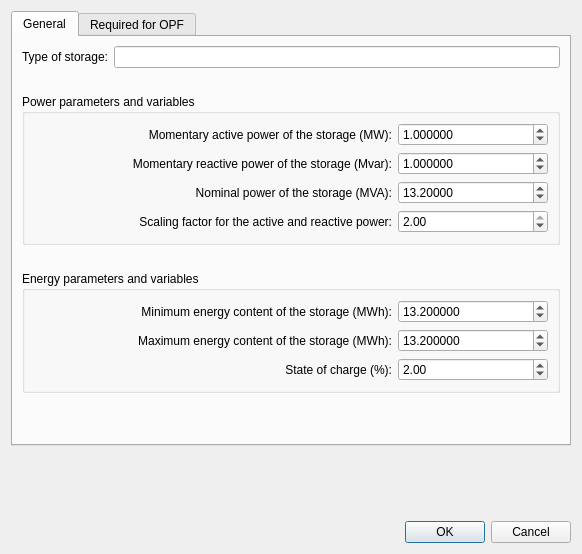
<?xml version="1.0" encoding="UTF-8"?>
<ui version="4.0">
 <class>Dialog</class>
 <widget class="QDialog" name="Dialog">
  <property name="geometry">
   <rect>
    <x>0</x>
    <y>0</y>
    <width>582</width>
    <height>554</height>
   </rect>
  </property>
  <property name="minimumSize">
   <size>
    <width>582</width>
    <height>554</height>
   </size>
  </property>
  <property name="maximumSize">
   <size>
    <width>582</width>
    <height>554</height>
   </size>
  </property>
  <property name="sizeIncrement">
   <size>
    <width>0</width>
    <height>449</height>
   </size>
  </property>
  <property name="windowTitle">
   <string>Dialog</string>
  </property>
  <layout class="QVBoxLayout" name="verticalLayout">
   <item>
    <widget class="QTabWidget" name="tabWidget">
     <property name="currentIndex">
      <number>0</number>
     </property>
     <widget class="QWidget" name="tab_3">
      <attribute name="title">
       <string>General</string>
      </attribute>
      <layout class="QVBoxLayout" name="verticalLayout_2">
       <item>
        <layout class="QHBoxLayout" name="horizontalLayout_2">
         <item>
          <widget class="QLabel" name="label_2">
           <property name="text">
            <string>Type of storage:</string>
           </property>
          </widget>
         </item>
         <item>
          <widget class="QLineEdit" name="type">
           <property name="text">
            <string/>
           </property>
          </widget>
         </item>
        </layout>
       </item>
       <item>
        <spacer name="verticalSpacer_3">
         <property name="orientation">
          <enum>Qt::Vertical</enum>
         </property>
         <property name="sizeType">
          <enum>QSizePolicy::Fixed</enum>
         </property>
         <property name="sizeHint" stdset="0">
          <size>
           <width>20</width>
           <height>20</height>
          </size>
         </property>
        </spacer>
       </item>
       <item>
        <widget class="QGroupBox" name="groupBox">
         <property name="title">
          <string>Power parameters and variables</string>
         </property>
         <layout class="QVBoxLayout" name="verticalLayout_3">
          <item>
           <layout class="QHBoxLayout" name="horizontalLayout_5">
            <item>
             <spacer name="horizontalSpacer_5">
              <property name="orientation">
               <enum>Qt::Horizontal</enum>
              </property>
              <property name="sizeHint" stdset="0">
               <size>
                <width>40</width>
                <height>20</height>
               </size>
              </property>
             </spacer>
            </item>
            <item>
             <widget class="QLabel" name="label_5">
              <property name="text">
               <string>Momentary active power of the storage (MW):</string>
              </property>
              <property name="alignment">
               <set>Qt::AlignRight|Qt::AlignTrailing|Qt::AlignVCenter</set>
              </property>
             </widget>
            </item>
            <item>
             <widget class="QDoubleSpinBox" name="p_mw">
              <property name="minimumSize">
               <size>
                <width>150</width>
                <height>0</height>
               </size>
              </property>
              <property name="decimals">
               <number>6</number>
              </property>
              <property name="minimum">
               <double>0.000000000000000</double>
              </property>
              <property name="maximum">
               <double>5000.000000000000000</double>
              </property>
              <property name="singleStep">
               <double>0.100000000000000</double>
              </property>
              <property name="value">
               <double>1.000000000000000</double>
              </property>
             </widget>
            </item>
           </layout>
          </item>
          <item>
           <layout class="QHBoxLayout" name="horizontalLayout_4">
            <item>
             <spacer name="horizontalSpacer_2">
              <property name="orientation">
               <enum>Qt::Horizontal</enum>
              </property>
              <property name="sizeHint" stdset="0">
               <size>
                <width>40</width>
                <height>20</height>
               </size>
              </property>
             </spacer>
            </item>
            <item>
             <widget class="QLabel" name="label_4">
              <property name="text">
               <string>Momentary reactive power of the storage (Mvar):</string>
              </property>
              <property name="alignment">
               <set>Qt::AlignRight|Qt::AlignTrailing|Qt::AlignVCenter</set>
              </property>
             </widget>
            </item>
            <item>
             <widget class="QDoubleSpinBox" name="q_mvar">
              <property name="minimumSize">
               <size>
                <width>150</width>
                <height>0</height>
               </size>
              </property>
              <property name="decimals">
               <number>6</number>
              </property>
              <property name="minimum">
               <double>0.000000000000000</double>
              </property>
              <property name="maximum">
               <double>5000.000000000000000</double>
              </property>
              <property name="singleStep">
               <double>0.100000000000000</double>
              </property>
              <property name="value">
               <double>1.000000000000000</double>
              </property>
             </widget>
            </item>
           </layout>
          </item>
          <item>
           <layout class="QHBoxLayout" name="horizontalLayout_6">
            <item>
             <spacer name="horizontalSpacer_3">
              <property name="orientation">
               <enum>Qt::Horizontal</enum>
              </property>
              <property name="sizeHint" stdset="0">
               <size>
                <width>40</width>
                <height>20</height>
               </size>
              </property>
             </spacer>
            </item>
            <item>
             <widget class="QLabel" name="label_6">
              <property name="text">
               <string>Nominal power of the storage (MVA):</string>
              </property>
              <property name="alignment">
               <set>Qt::AlignRight|Qt::AlignTrailing|Qt::AlignVCenter</set>
              </property>
             </widget>
            </item>
            <item>
             <widget class="QDoubleSpinBox" name="sn_mva">
              <property name="minimumSize">
               <size>
                <width>150</width>
                <height>0</height>
               </size>
              </property>
              <property name="decimals">
               <number>5</number>
              </property>
              <property name="minimum">
               <double>0.000000000000000</double>
              </property>
              <property name="maximum">
               <double>5000.000000000000000</double>
              </property>
              <property name="singleStep">
               <double>1.000000000000000</double>
              </property>
              <property name="value">
               <double>13.199999999999999</double>
              </property>
             </widget>
            </item>
           </layout>
          </item>
          <item>
           <layout class="QHBoxLayout" name="horizontalLayout">
            <item>
             <spacer name="horizontalSpacer">
              <property name="orientation">
               <enum>Qt::Horizontal</enum>
              </property>
              <property name="sizeHint" stdset="0">
               <size>
                <width>40</width>
                <height>20</height>
               </size>
              </property>
             </spacer>
            </item>
            <item>
             <widget class="QLabel" name="label">
              <property name="text">
               <string>Scaling factor for the active and reactive power:</string>
              </property>
              <property name="alignment">
               <set>Qt::AlignRight|Qt::AlignTrailing|Qt::AlignVCenter</set>
              </property>
             </widget>
            </item>
            <item>
             <widget class="QDoubleSpinBox" name="scaling">
              <property name="minimumSize">
               <size>
                <width>150</width>
                <height>0</height>
               </size>
              </property>
              <property name="decimals">
               <number>2</number>
              </property>
              <property name="minimum">
               <double>0.000000000000000</double>
              </property>
              <property name="maximum">
               <double>2.000000000000000</double>
              </property>
              <property name="singleStep">
               <double>0.100000000000000</double>
              </property>
              <property name="value">
               <double>2.000000000000000</double>
              </property>
             </widget>
            </item>
           </layout>
          </item>
         </layout>
        </widget>
       </item>
       <item>
        <spacer name="verticalSpacer_2">
         <property name="orientation">
          <enum>Qt::Vertical</enum>
         </property>
         <property name="sizeType">
          <enum>QSizePolicy::Fixed</enum>
         </property>
         <property name="sizeHint" stdset="0">
          <size>
           <width>20</width>
           <height>20</height>
          </size>
         </property>
        </spacer>
       </item>
       <item>
        <widget class="QGroupBox" name="groupBox_2">
         <property name="title">
          <string>Energy parameters and variables</string>
         </property>
         <layout class="QVBoxLayout" name="verticalLayout_4">
          <item>
           <layout class="QHBoxLayout" name="horizontalLayout_7">
            <item>
             <spacer name="horizontalSpacer_4">
              <property name="orientation">
               <enum>Qt::Horizontal</enum>
              </property>
              <property name="sizeHint" stdset="0">
               <size>
                <width>40</width>
                <height>20</height>
               </size>
              </property>
             </spacer>
            </item>
            <item>
             <widget class="QLabel" name="label_7">
              <property name="text">
               <string>Minimum energy content of the storage (MWh):</string>
              </property>
              <property name="alignment">
               <set>Qt::AlignRight|Qt::AlignTrailing|Qt::AlignVCenter</set>
              </property>
             </widget>
            </item>
            <item>
             <widget class="QDoubleSpinBox" name="min_e_mwh">
              <property name="minimumSize">
               <size>
                <width>150</width>
                <height>0</height>
               </size>
              </property>
              <property name="decimals">
               <number>6</number>
              </property>
              <property name="minimum">
               <double>0.000000000000000</double>
              </property>
              <property name="maximum">
               <double>5000.000000000000000</double>
              </property>
              <property name="singleStep">
               <double>1.000000000000000</double>
              </property>
              <property name="value">
               <double>13.199999999999999</double>
              </property>
             </widget>
            </item>
           </layout>
          </item>
          <item>
           <layout class="QHBoxLayout" name="horizontalLayout_8">
            <item>
             <spacer name="horizontalSpacer_6">
              <property name="orientation">
               <enum>Qt::Horizontal</enum>
              </property>
              <property name="sizeHint" stdset="0">
               <size>
                <width>40</width>
                <height>20</height>
               </size>
              </property>
             </spacer>
            </item>
            <item>
             <widget class="QLabel" name="label_8">
              <property name="text">
               <string>Maximum energy content of the storage (MWh):</string>
              </property>
              <property name="alignment">
               <set>Qt::AlignRight|Qt::AlignTrailing|Qt::AlignVCenter</set>
              </property>
             </widget>
            </item>
            <item>
             <widget class="QDoubleSpinBox" name="max_e_mwh">
              <property name="minimumSize">
               <size>
                <width>150</width>
                <height>0</height>
               </size>
              </property>
              <property name="decimals">
               <number>6</number>
              </property>
              <property name="minimum">
               <double>0.000000000000000</double>
              </property>
              <property name="maximum">
               <double>5000.000000000000000</double>
              </property>
              <property name="singleStep">
               <double>1.000000000000000</double>
              </property>
              <property name="value">
               <double>13.199999999999999</double>
              </property>
             </widget>
            </item>
           </layout>
          </item>
          <item>
           <layout class="QHBoxLayout" name="horizontalLayout_9">
            <item>
             <spacer name="horizontalSpacer_7">
              <property name="orientation">
               <enum>Qt::Horizontal</enum>
              </property>
              <property name="sizeHint" stdset="0">
               <size>
                <width>40</width>
                <height>20</height>
               </size>
              </property>
             </spacer>
            </item>
            <item>
             <widget class="QLabel" name="label_9">
              <property name="text">
               <string>State of charge (%):</string>
              </property>
              <property name="alignment">
               <set>Qt::AlignRight|Qt::AlignTrailing|Qt::AlignVCenter</set>
              </property>
             </widget>
            </item>
            <item>
             <widget class="QDoubleSpinBox" name="soc_percent">
              <property name="minimumSize">
               <size>
                <width>150</width>
                <height>0</height>
               </size>
              </property>
              <property name="decimals">
               <number>2</number>
              </property>
              <property name="minimum">
               <double>0.000000000000000</double>
              </property>
              <property name="maximum">
               <double>100.000000000000000</double>
              </property>
              <property name="singleStep">
               <double>1.000000000000000</double>
              </property>
              <property name="value">
               <double>2.000000000000000</double>
              </property>
             </widget>
            </item>
           </layout>
          </item>
         </layout>
        </widget>
       </item>
       <item>
        <spacer name="verticalSpacer_6">
         <property name="orientation">
          <enum>Qt::Vertical</enum>
         </property>
         <property name="sizeHint" stdset="0">
          <size>
           <width>20</width>
           <height>40</height>
          </size>
         </property>
        </spacer>
       </item>
      </layout>
     </widget>
     <widget class="QWidget" name="tab_4">
      <attribute name="title">
       <string>Required for OPF</string>
      </attribute>
      <layout class="QVBoxLayout" name="verticalLayout_5">
       <item>
        <layout class="QHBoxLayout" name="horizontalLayout_10">
         <item>
          <spacer name="horizontalSpacer_8">
           <property name="orientation">
            <enum>Qt::Horizontal</enum>
           </property>
           <property name="sizeHint" stdset="0">
            <size>
             <width>40</width>
             <height>20</height>
            </size>
           </property>
          </spacer>
         </item>
         <item>
          <widget class="QLabel" name="label_10">
           <property name="text">
            <string>Minimum active power injection (MW):</string>
           </property>
           <property name="alignment">
            <set>Qt::AlignRight|Qt::AlignTrailing|Qt::AlignVCenter</set>
           </property>
          </widget>
         </item>
         <item>
          <widget class="QDoubleSpinBox" name="min_p_mw">
           <property name="minimumSize">
            <size>
             <width>150</width>
             <height>0</height>
            </size>
           </property>
           <property name="decimals">
            <number>6</number>
           </property>
           <property name="minimum">
            <double>0.000000000000000</double>
           </property>
           <property name="maximum">
            <double>5000.000000000000000</double>
           </property>
           <property name="singleStep">
            <double>0.100000000000000</double>
           </property>
           <property name="value">
            <double>1.000000000000000</double>
           </property>
          </widget>
         </item>
        </layout>
       </item>
       <item>
        <layout class="QHBoxLayout" name="horizontalLayout_11">
         <item>
          <spacer name="horizontalSpacer_9">
           <property name="orientation">
            <enum>Qt::Horizontal</enum>
           </property>
           <property name="sizeHint" stdset="0">
            <size>
             <width>40</width>
             <height>20</height>
            </size>
           </property>
          </spacer>
         </item>
         <item>
          <widget class="QLabel" name="label_11">
           <property name="text">
            <string>Maximum active power injection (MW):</string>
           </property>
           <property name="alignment">
            <set>Qt::AlignRight|Qt::AlignTrailing|Qt::AlignVCenter</set>
           </property>
          </widget>
         </item>
         <item>
          <widget class="QDoubleSpinBox" name="max_p_mw">
           <property name="minimumSize">
            <size>
             <width>150</width>
             <height>0</height>
            </size>
           </property>
           <property name="decimals">
            <number>6</number>
           </property>
           <property name="minimum">
            <double>0.000000000000000</double>
           </property>
           <property name="maximum">
            <double>5000.000000000000000</double>
           </property>
           <property name="singleStep">
            <double>0.100000000000000</double>
           </property>
           <property name="value">
            <double>1.000000000000000</double>
           </property>
          </widget>
         </item>
        </layout>
       </item>
       <item>
        <spacer name="verticalSpacer_5">
         <property name="orientation">
          <enum>Qt::Vertical</enum>
         </property>
         <property name="sizeType">
          <enum>QSizePolicy::Fixed</enum>
         </property>
         <property name="sizeHint" stdset="0">
          <size>
           <width>20</width>
           <height>10</height>
          </size>
         </property>
        </spacer>
       </item>
       <item>
        <widget class="Line" name="line">
         <property name="orientation">
          <enum>Qt::Horizontal</enum>
         </property>
        </widget>
       </item>
       <item>
        <spacer name="verticalSpacer_7">
         <property name="orientation">
          <enum>Qt::Vertical</enum>
         </property>
         <property name="sizeType">
          <enum>QSizePolicy::Fixed</enum>
         </property>
         <property name="sizeHint" stdset="0">
          <size>
           <width>20</width>
           <height>10</height>
          </size>
         </property>
        </spacer>
       </item>
       <item>
        <layout class="QHBoxLayout" name="horizontalLayout_12">
         <item>
          <spacer name="horizontalSpacer_10">
           <property name="orientation">
            <enum>Qt::Horizontal</enum>
           </property>
           <property name="sizeHint" stdset="0">
            <size>
             <width>40</width>
             <height>20</height>
            </size>
           </property>
          </spacer>
         </item>
         <item>
          <widget class="QLabel" name="label_12">
           <property name="text">
            <string>Minimum reactive power injection (Mvar):</string>
           </property>
           <property name="alignment">
            <set>Qt::AlignRight|Qt::AlignTrailing|Qt::AlignVCenter</set>
           </property>
          </widget>
         </item>
         <item>
          <widget class="QDoubleSpinBox" name="min_q_mvar">
           <property name="minimumSize">
            <size>
             <width>150</width>
             <height>0</height>
            </size>
           </property>
           <property name="decimals">
            <number>6</number>
           </property>
           <property name="minimum">
            <double>0.000000000000000</double>
           </property>
           <property name="maximum">
            <double>5000.000000000000000</double>
           </property>
           <property name="singleStep">
            <double>0.100000000000000</double>
           </property>
           <property name="value">
            <double>1.000000000000000</double>
           </property>
          </widget>
         </item>
        </layout>
       </item>
       <item>
        <layout class="QHBoxLayout" name="horizontalLayout_13">
         <item>
          <spacer name="horizontalSpacer_11">
           <property name="orientation">
            <enum>Qt::Horizontal</enum>
           </property>
           <property name="sizeHint" stdset="0">
            <size>
             <width>40</width>
             <height>20</height>
            </size>
           </property>
          </spacer>
         </item>
         <item>
          <widget class="QLabel" name="label_13">
           <property name="text">
            <string>Maximum reactive power injection (Mvar):</string>
           </property>
           <property name="alignment">
            <set>Qt::AlignRight|Qt::AlignTrailing|Qt::AlignVCenter</set>
           </property>
          </widget>
         </item>
         <item>
          <widget class="QDoubleSpinBox" name="max_q_mvar">
           <property name="minimumSize">
            <size>
             <width>150</width>
             <height>0</height>
            </size>
           </property>
           <property name="decimals">
            <number>6</number>
           </property>
           <property name="minimum">
            <double>0.000000000000000</double>
           </property>
           <property name="maximum">
            <double>5000.000000000000000</double>
           </property>
           <property name="singleStep">
            <double>0.100000000000000</double>
           </property>
           <property name="value">
            <double>1.000000000000000</double>
           </property>
          </widget>
         </item>
        </layout>
       </item>
       <item>
        <spacer name="verticalSpacer_8">
         <property name="orientation">
          <enum>Qt::Vertical</enum>
         </property>
         <property name="sizeType">
          <enum>QSizePolicy::Fixed</enum>
         </property>
         <property name="sizeHint" stdset="0">
          <size>
           <width>20</width>
           <height>20</height>
          </size>
         </property>
        </spacer>
       </item>
       <item>
        <widget class="QCheckBox" name="controllable">
         <property name="text">
          <string>This storage is controllable by the OPF calculation</string>
         </property>
        </widget>
       </item>
       <item>
        <spacer name="verticalSpacer_4">
         <property name="orientation">
          <enum>Qt::Vertical</enum>
         </property>
         <property name="sizeHint" stdset="0">
          <size>
           <width>20</width>
           <height>40</height>
          </size>
         </property>
        </spacer>
       </item>
      </layout>
     </widget>
    </widget>
   </item>
   <item>
    <spacer name="verticalSpacer">
     <property name="orientation">
      <enum>Qt::Vertical</enum>
     </property>
     <property name="sizeHint" stdset="0">
      <size>
       <width>20</width>
       <height>40</height>
      </size>
     </property>
    </spacer>
   </item>
   <item>
    <widget class="QDialogButtonBox" name="buttonBox">
     <property name="orientation">
      <enum>Qt::Horizontal</enum>
     </property>
     <property name="standardButtons">
      <set>QDialogButtonBox::Cancel|QDialogButtonBox::Ok</set>
     </property>
    </widget>
   </item>
  </layout>
 </widget>
 <resources/>
 <connections>
  <connection>
   <sender>buttonBox</sender>
   <signal>accepted()</signal>
   <receiver>Dialog</receiver>
   <slot>accept()</slot>
   <hints>
    <hint type="sourcelabel">
     <x>260</x>
     <y>468</y>
    </hint>
    <hint type="destinationlabel">
     <x>157</x>
     <y>274</y>
    </hint>
   </hints>
  </connection>
  <connection>
   <sender>buttonBox</sender>
   <signal>rejected()</signal>
   <receiver>Dialog</receiver>
   <slot>reject()</slot>
   <hints>
    <hint type="sourcelabel">
     <x>328</x>
     <y>468</y>
    </hint>
    <hint type="destinationlabel">
     <x>286</x>
     <y>274</y>
    </hint>
   </hints>
  </connection>
 </connections>
</ui>
